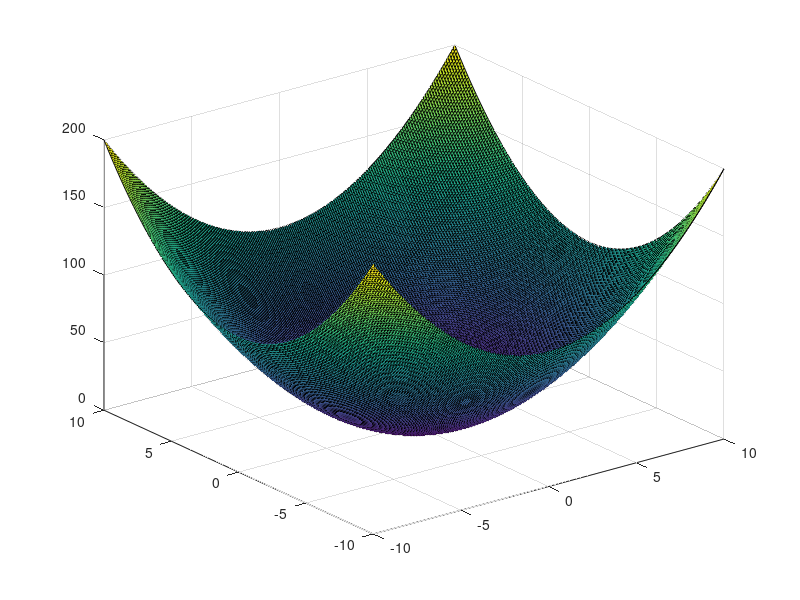
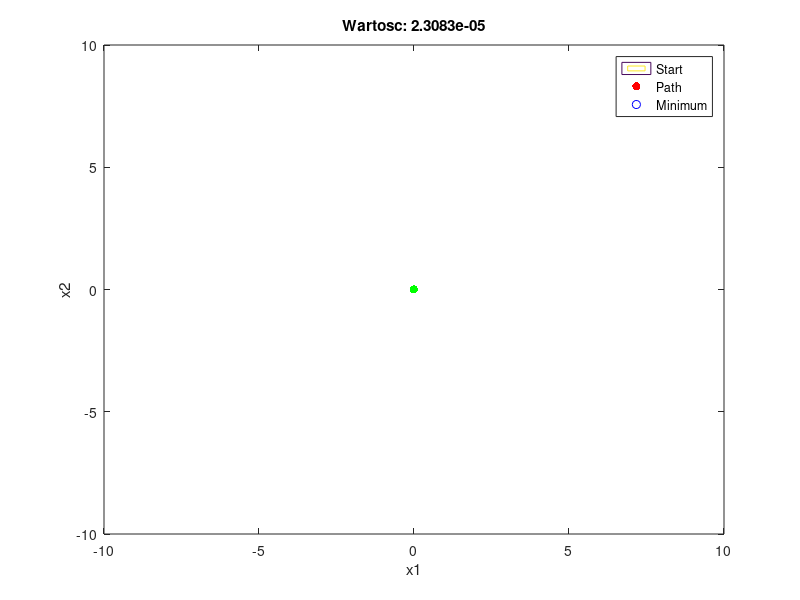

These figures' MATLAB source, in order:
clc
clear
clear all

tic

f = @(x1, x2) x1.^2 + x2.^2;

x1Range = [-10, 10];
x2Range = [-10, 10];

xStart = [5, -5];

disp(['Zakres x1: ', num2str(x1Range)]);
disp(['Zakres x2: ', num2str(x2Range)]);
disp(['Punkt startowy: [', num2str(xStart(1)), ', ', num2str(xStart(2)), ']']);

a = 1;  
aDecay = 0.9; 
aIncrease = 1.1; 

ftol = 0.01;
maxIterations = 1000;

xMin = xStart;
iter = 0;
prevFuncValue = f(xStart(1), xStart(2)); 

figure;
[X1, X2] = meshgrid(x1Range(1):0.1:x1Range(2), x2Range(1):0.1:x2Range(2));
Z = f(X1, X2);
surf(X1, X2, Z);
hold on;
scatter3(xStart(1), xStart(2), f(xStart(1), xStart(2)), 'r', 'filled');

figure;
contour(X1, X2, Z, 50);
hold on;
scatter(xStart(1), xStart(2), 'r', 'filled', 'DisplayName', 'start');

while true
    gradient = [2 * xMin(1); 2 * xMin(2)];

    krokNormalizacji = gradient / norm(gradient);
    antyGradient = xMin - a * krokNormalizacji';

    funcValue = f(antyGradient(1), antyGradient(2));
    if funcValue < prevFuncValue
        prevFuncValue = funcValue;
        xMin = antyGradient;
        a = a * aIncrease;  
    else
        a = a * aDecay;  
    end

    scatter(xMin(1), xMin(2), 'b');

    if norm(gradient) < ftol || iter >= maxIterations
        break;
    end

    iter = iter + 1;
end

scatter(xMin(1), xMin(2), 'g', 'filled', 'DisplayName', 'end');
scatter3(xMin(1), xMin(2), f(xMin(1), xMin(2)), 'g', 'filled', 'DisplayName', 'End');

title(['Wartosc: ' num2str(prevFuncValue)]);
xlabel('x1');
ylabel('x2');
zlabel('f(x1, x2)');
legend('Start', 'Path', 'Minimum');

czas = toc;

disp(['Punkt minimum: [', num2str(xMin(1)), ', ', num2str(xMin(2)), ']']);
disp(['f(Pmin): ', num2str(prevFuncValue)]);
disp(['Liczba iteracji: ', num2str(iter)]);
disp(['Czas wykonania: ', num2str(czas), ' sekund']);
